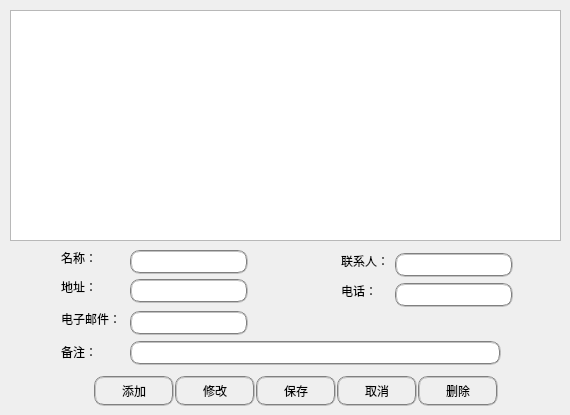
     <widget class="QWidget" name="Supplier_Page">
      <widget class="QTableView" name="Supplier_tableView">
       <property name="geometry">
        <rect>
         <x>10</x>
         <y>10</y>
         <width>551</width>
         <height>231</height>
        </rect>
       </property>
      </widget>
      <widget class="QLineEdit" name="lineEdit_9">
       <property name="geometry">
        <rect>
         <x>130</x>
         <y>279</y>
         <width>118</width>
         <height>24</height>
        </rect>
       </property>
       <property name="styleSheet">
        <string notr="true">border: 2px groove gray; border-radius: 10px; padding: 2px 4px</string>
       </property>
      </widget>
      <widget class="QLineEdit" name="lineEdit_7">
       <property name="geometry">
        <rect>
         <x>130</x>
         <y>250</y>
         <width>118</width>
         <height>24</height>
        </rect>
       </property>
       <property name="styleSheet">
        <string notr="true">border: 2px groove gray; border-radius: 10px; padding: 2px 4px</string>
       </property>
      </widget>
      <widget class="QLineEdit" name="lineEdit_11">
       <property name="geometry">
        <rect>
         <x>130</x>
         <y>311</y>
         <width>118</width>
         <height>24</height>
        </rect>
       </property>
       <property name="styleSheet">
        <string notr="true">border: 2px groove gray; border-radius: 10px; padding: 2px 4px</string>
       </property>
      </widget>
      <widget class="QLabel" name="label_14">
       <property name="geometry">
        <rect>
         <x>61</x>
         <y>250</y>
         <width>36</width>
         <height>16</height>
        </rect>
       </property>
       <property name="styleSheet">
        <string notr="true">background:transparent</string>
       </property>
       <property name="text">
        <string>名称：</string>
       </property>
      </widget>
      <widget class="QLabel" name="label_16">
       <property name="geometry">
        <rect>
         <x>61</x>
         <y>279</y>
         <width>36</width>
         <height>16</height>
        </rect>
       </property>
       <property name="styleSheet">
        <string notr="true">background:transparent</string>
       </property>
       <property name="text">
        <string>地址：</string>
       </property>
      </widget>
      <widget class="QLabel" name="label_18">
       <property name="geometry">
        <rect>
         <x>61</x>
         <y>311</y>
         <width>60</width>
         <height>16</height>
        </rect>
       </property>
       <property name="styleSheet">
        <string notr="true">background:transparent</string>
       </property>
       <property name="text">
        <string>电子邮件：</string>
       </property>
      </widget>
      <widget class="QLabel" name="label_15">
       <property name="geometry">
        <rect>
         <x>341</x>
         <y>253</y>
         <width>48</width>
         <height>16</height>
        </rect>
       </property>
       <property name="styleSheet">
        <string notr="true">background:transparent</string>
       </property>
       <property name="text">
        <string>联系人：</string>
       </property>
      </widget>
      <widget class="QLineEdit" name="lineEdit_8">
       <property name="geometry">
        <rect>
         <x>395</x>
         <y>253</y>
         <width>118</width>
         <height>24</height>
        </rect>
       </property>
       <property name="styleSheet">
        <string notr="true">border: 2px groove gray; border-radius: 10px; padding: 2px 4px</string>
       </property>
      </widget>
      <widget class="QLabel" name="label_17">
       <property name="geometry">
        <rect>
         <x>341</x>
         <y>283</y>
         <width>36</width>
         <height>16</height>
        </rect>
       </property>
       <property name="styleSheet">
        <string notr="true">background:transparent</string>
       </property>
       <property name="text">
        <string>电话：</string>
       </property>
      </widget>
      <widget class="QLineEdit" name="lineEdit_10">
       <property name="geometry">
        <rect>
         <x>395</x>
         <y>283</y>
         <width>118</width>
         <height>24</height>
        </rect>
       </property>
       <property name="styleSheet">
        <string notr="true">border: 2px groove gray; border-radius: 10px; padding: 2px 4px</string>
       </property>
      </widget>
      <widget class="QLabel" name="label_19">
       <property name="geometry">
        <rect>
         <x>61</x>
         <y>344</y>
         <width>36</width>
         <height>16</height>
        </rect>
       </property>
       <property name="styleSheet">
        <string notr="true">background:transparent</string>
       </property>
       <property name="text">
        <string>备注：</string>
       </property>
      </widget>
      <widget class="QLineEdit" name="lineEdit_12">
       <property name="geometry">
        <rect>
         <x>130</x>
         <y>341</y>
         <width>371</width>
         <height>24</height>
        </rect>
       </property>
       <property name="styleSheet">
        <string notr="true">border: 2px groove gray; border-radius: 10px; padding: 2px 4px</string>
       </property>
      </widget>
      <widget class="QPushButton" name="Add_Unit_pushButton_3">
       <property name="geometry">
        <rect>
         <x>94</x>
         <y>376</y>
         <width>80</width>
         <height>30</height>
        </rect>
       </property>
       <property name="styleSheet">
        <string notr="true">border: 2px groove gray; border-radius: 10px; padding: 2px 4px</string>
       </property>
       <property name="text">
        <string>添加</string>
       </property>
      </widget>
      <widget class="QPushButton" name="Modify_Unit_pushButton_3">
       <property name="geometry">
        <rect>
         <x>175</x>
         <y>376</y>
         <width>80</width>
         <height>30</height>
        </rect>
       </property>
       <property name="styleSheet">
        <string notr="true">border: 2px groove gray; border-radius: 10px; padding: 2px 4px</string>
       </property>
       <property name="text">
        <string>修改</string>
       </property>
      </widget>
      <widget class="QPushButton" name="Save_Unit_pushButton_3">
       <property name="geometry">
        <rect>
         <x>256</x>
         <y>376</y>
         <width>80</width>
         <height>30</height>
        </rect>
       </property>
       <property name="styleSheet">
        <string notr="true">border: 2px groove gray; border-radius: 10px; padding: 2px 4px</string>
       </property>
       <property name="text">
        <string>保存</string>
       </property>
      </widget>
      <widget class="QPushButton" name="Cancle_Unit_pushButton_3">
       <property name="geometry">
        <rect>
         <x>337</x>
         <y>376</y>
         <width>80</width>
         <height>30</height>
        </rect>
       </property>
       <property name="styleSheet">
        <string notr="true">border: 2px groove gray; border-radius: 10px; padding: 2px 4px</string>
       </property>
       <property name="text">
        <string>取消</string>
       </property>
      </widget>
      <widget class="QPushButton" name="Delete_Unit_pushButton_3">
       <property name="geometry">
        <rect>
         <x>418</x>
         <y>376</y>
         <width>80</width>
         <height>30</height>
        </rect>
       </property>
       <property name="styleSheet">
        <string notr="true">border: 2px groove gray; border-radius: 10px; padding: 2px 4px</string>
       </property>
       <property name="text">
        <string>删除</string>
       </property>
      </widget>
     </widget>
